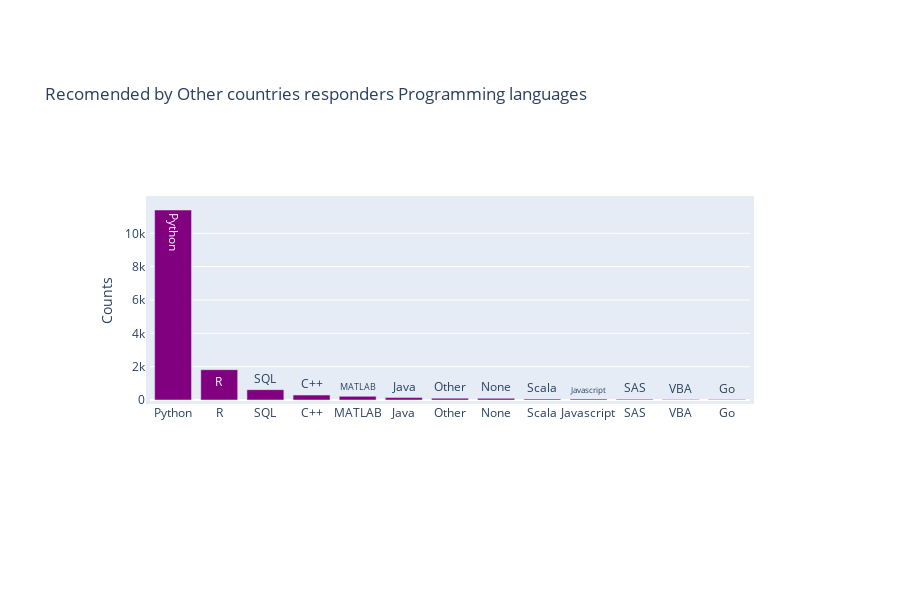

Here is the notebook cell this chart was saved with:
### Code cell
countsDf = df_others['Q18_What programming language would you recommend an aspiring data scientist to learn first? - Selected Choice'].value_counts()
trace1 = go.Bar(
                x = countsDf.index,
                y = countsDf.values,
                name = "Languages",
                marker = dict(color = 'Purple '),
                text = countsDf.index)
data = [trace1]
layout = go.Layout(barmode = "group",title='Recomended by Other countries responders Programming languages ', yaxis= dict(title='Counts'),showlegend=False, height=600)

fig = go.Figure(data = data, layout = layout)
fig['layout'].update(margin=go.layout.Margin(
        l=150,
        r=150,
        b=200,
        t=200,
        pad=4
    ))
iplot(fig)

### Figure 1 — Plotly figure (JSON) as saved in the notebook; plotly's stock layout.template omitted (floating-point values rounded to 4 significant figures)
{"data": [{"marker": {"color": "Purple "}, "name": "Languages", "text": ["Python", "R", "SQL", "C++", "MATLAB", "Java", "Other", "None", "Scala", "Javascript", "SAS", "VBA", "Go"], "type": "bar", "x": ["Python", "R", "SQL", "C++", "MATLAB", "Java", "Other", "None", "Scala", "Javascript", "SAS", "VBA", "Go"], "y": [11398, 1819, 620, 297, 220, 145, 111, 100, 60, 56, 46, 27, 23]}], "layout": {"barmode": "group", "height": 600, "margin": {"b": 200, "l": 150, "pad": 4, "r": 150, "t": 200}, "showlegend": false, "title": {"text": "Recomended by Other countries responders Programming languages "}, "yaxis": {"title": {"text": "Counts"}}}}
